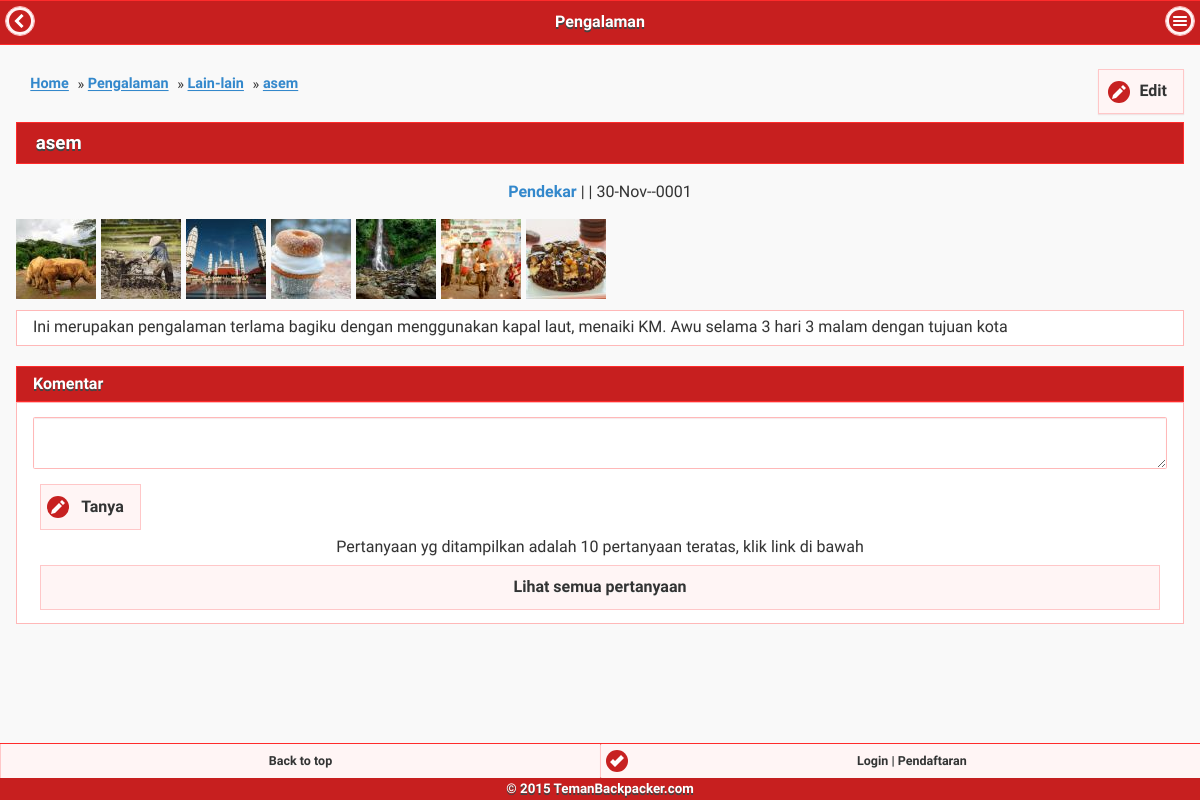
Screenshot of /pengalaman/lihat/asem/495/ with the database file from the repository.
### tables this page shows
CREATE TABLE IF NOT EXISTS `tb_pengalaman` (
  `pengalaman_id` int(11) NOT NULL AUTO_INCREMENT,
  `pengalaman_user_id` int(11) DEFAULT NULL,
  `pengalaman_judul` varchar(150) DEFAULT NULL,
  `pengalaman_isi` text NOT NULL,
  `pengalaman_lokasi` varchar(100) NOT NULL,
  `pengalaman_lat` double NOT NULL DEFAULT '0',
  `pengalaman_lot` double NOT NULL DEFAULT '0',
  `pengalaman_date` date NOT NULL,
  `pengalaman_kategori` int(2) NOT NULL DEFAULT '25' COMMENT 'default 25 = lain-lain',
  `pengalaman_flag_komen` int(1) NOT NULL DEFAULT '0' COMMENT '0=disable| 1=bisa komentar',
  `pengalaman_stats` int(11) NOT NULL COMMENT 'jumlah viewer',
  `pengalaman_created` timestamp NULL DEFAULT CURRENT_TIMESTAMP,
  `pengalaman_budget` text COMMENT 'pencatat budjet (format json)',
  PRIMARY KEY (`pengalaman_id`),
  KEY `FK_pengalaman_user` (`pengalaman_user_id`),
  KEY `Idx_pengalaman_id` (`pengalaman_id`),
  KEY `pengalaman_id` (`pengalaman_id`),
  KEY `Idx_jarak` (`pengalaman_lat`,`pengalaman_lot`),
  KEY `idx_haversine` (`pengalaman_lat`,`pengalaman_lot`)
);

### _include/db_function.php (called while the page is built, shortened)
<?php
include_once dirname(__FILE__).DIRECTORY_SEPARATOR.'fungsi.php';
$database = new mysqli(DBHOST, DBUSER, DBPASS, DBNAME);
$db =& $database;
function good_query($string, $debug=0)
{
    global $db;
    $result = $db->query($string);
    return $result;
}
function good_query_assoc($sql, $debug=0)
{
    $result = good_query($sql, $debug);
    if($lst = $result->fetch_assoc())
    {
	return $lst;
    }
    return false;
}
function amankan($input){
    $input = htmlspecialchars($input);
    return $input;
}
?>

### _include/Exp.php (called while the page is built, shortened)
<?php
if(@$statuskoneksi != 'connected'){
	require_once dirname(__FILE__).DIRECTORY_SEPARATOR.'db_function.php';
}
function Exp_get_by_id($exp_id){
	$exp_id = (int) amankan($exp_id);
	$sql = "SELECT a.*, (select b.user_username from tb_user b where b.user_id = a.pengalaman_user_id) as username
                FROM tb_pengalaman a
		WHERE a.pengalaman_id = '{$exp_id}' LIMIT 1";
	$data = good_query_assoc($sql);
	return $data;
}
?>

### exp_view.php (the view, shortened to what this page needs)
<?php
include_once "_include/template.php";
include_once "_include/Exp.php";
$exp_id = (int) $_GET['id'];
$exp = Exp_get_by_id($exp_id);
$gambar = array('galeri_foto_url' =>array("badak.jpg","bajak.jpg","masjid-jawa-tengah.jpg","kitchenadventurerdonut.jpg","air-terjun-gitgit-bal.jpg","anak-band.jpg","kitchenadventurercheesecakebrownie.jpg"));
?>
<!doctype html>
<html>
    <head>
        <link rel="stylesheet" href="<?= URLSITUS ?>src/photoswipe/photoswipe.css">
        <link rel="stylesheet" href="<?= URLSITUS ?>src/photoswipe/default-skin/default-skin.css">
    </head>
    <body>
        <section data-role="page" id="home">
            <article role="main" class="ui-content">
                <span style="float:left;">
                    <div class="breadcrumb">
                        <div id="brdcmb">
                            <ul>
                            </ul>
                        </div>
                    </div>
                </span>
                <span style="float: right"><a href="<?= URLSITUS ."pengalaman/edit/". make_seo_name($exp['pengalaman_judul']) ."/".$exp['pengalaman_id'] ?>/" class="ui-btn ui-shadow ui-icon-edit ui-btn-icon-left" data-ajax="false">Edit</a></span>
                <h3 class="ui-bar ui-bar-a"><?= $exp['pengalaman_judul'] ?></h3>
                <p class="ketengah"><?= tautan('username/'.  make_seo_name($exp['username']).'/', $exp['username']) ." | ". $exp['pengalaman_lokasi'] ." | ". date("j-M-Y", strtotime($exp['pengalaman_date'])) ?></p>
                <div class="ditengah">
                <div class="picture" itemscope>
<?php
            foreach ($gambar['galeri_foto_url'] as $g) {
                $uri = "_gambar/galeri/o/". $g;
                $url = URLSITUS ."_gambar/galeri/o/". $g;
                list($width, $height, $type, $attr) = getimagesize($uri);
                echo "<figure itemprop='associatedMedia' itemscope>
		   <a href=".$url." itemprop='contentUrl' data-size=". $width ."x". $height ." data-index='0'>
		   <img src=".URLSITUS ."_gambar/galeri/thumb2/". $g ." itemprop='thumbnail' alt='Image description' />
		    </a>
		  </figure>";
            }
?>
		</div>
                </div>
                <div class="ui-body ui-body-a">
                    <?= $exp['pengalaman_isi'] ?>
                </div>
                <br/>
<?php
if ($exp['pengalaman_flag_komen'] == 1){
?>
                <div class="ui-bar ui-bar-a">
                    <h3>Komentar</h3>
                </div>
                <div class="ui-body ui-body-a">
                    <form id="tanyajawab">
                        <textarea cols="40" rows="8" name="t_tanya" id="Ttanya" maxlength="250"></textarea>
                        <button class="ui-btn ui-btn-inline ui-mini ui-btn-icon-left ui-icon-edit" id="btn_tanya">Tanya</button>
                    </form>
                    <div class="ketengah">Pertanyaan yg ditampilkan adalah 10 pertanyaan teratas, klik link di bawah</div>
                    <a href="#" class="ui-btn ui-mini">Lihat semua pertanyaan</a>
                </div>
<?php
    }
?>
                <br/>
            </article>
        </section>
    </body>
</html>

### css/tb.css (style rules this page uses)
.ditengah { margin-left: auto; margin-right: auto; }
.ketengah { text-align: center !important; }
.breadcrumb { position: relative; display: block; overflow: hidden; font-size: .9em; }
#brdcmb { position: relative; left: -30px; }

### exp_view.php (style rules this page uses)
.picture { width: 100%; float: left; }
.picture img { width: 100%; height: auto; }
.picture figure { display: block; float: left; margin: 0 5px 5px 0; width: 80px; }

### rows the page displays
tb_pengalaman: pengalaman_judul "asem", pengalaman_date "30-Nov--0001", pengalaman_isi "Ini merupakan pengalaman terlama bagiku dengan menggunakan kapal laut, menaiki KM. Awu selama 3 hari 3 malam dengan tujuan kota"

### other values shown
$title "Pengalaman"
$url['text'] "Home"
$url['text'] "Pengalaman"
$url['text'] "Lain-lain"
$url['text'] "asem"
$text "Pendekar"
